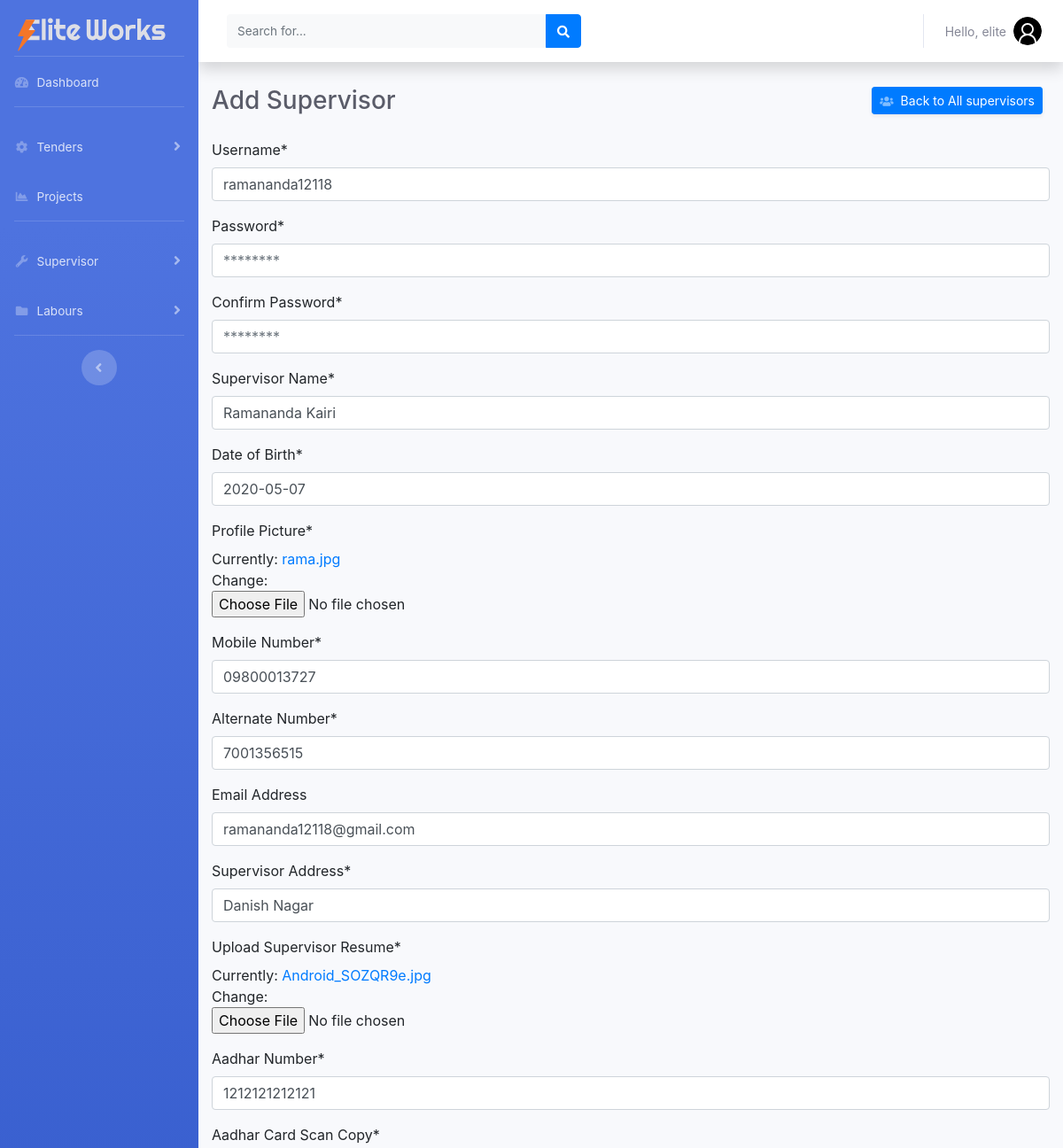
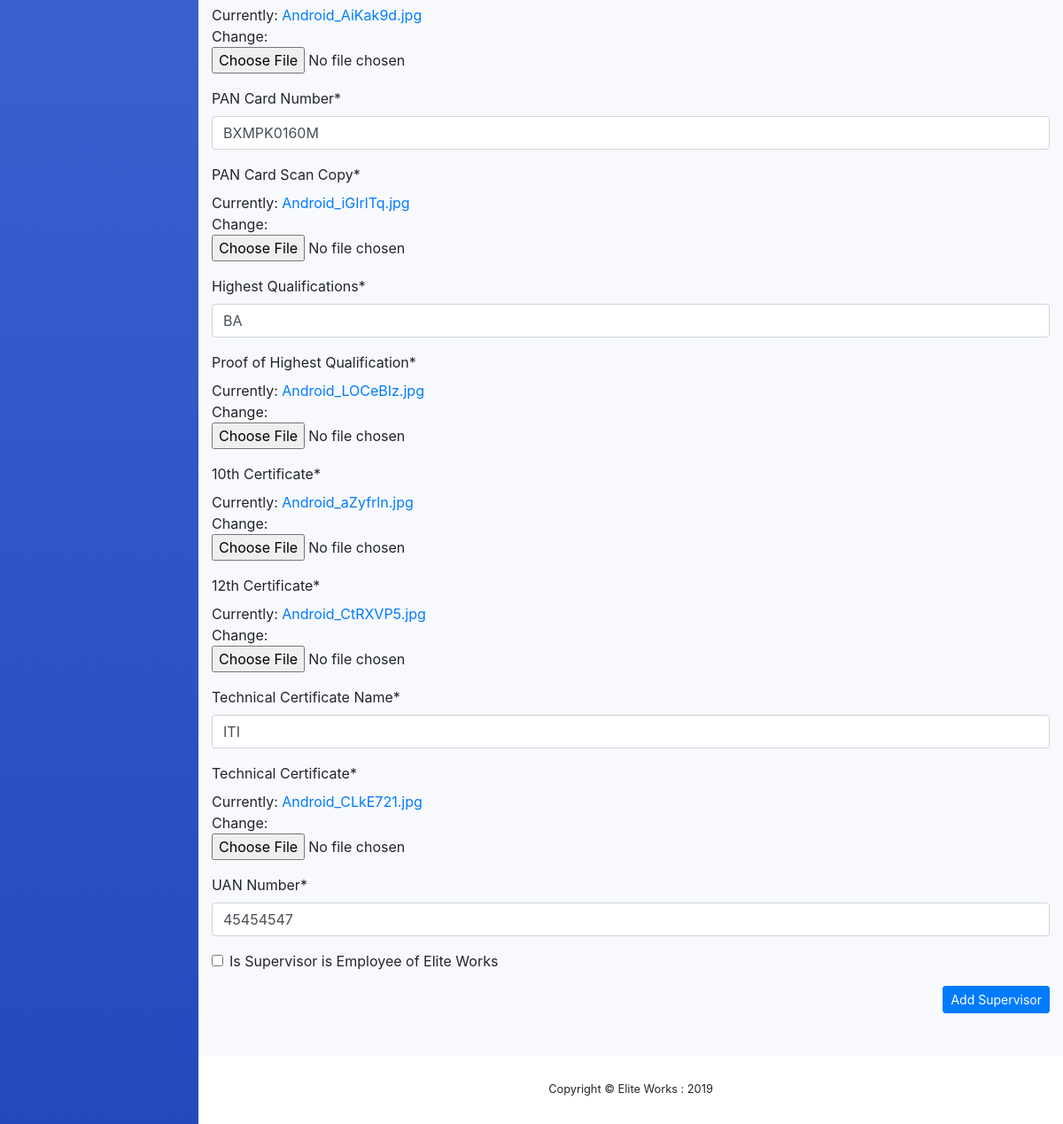
The app's page /edit_supervisor/1 (signed in) with its own data (2 pictures, top to bottom).
### manpower/models.py (models this page shows, shortened)
class SuperVisors(models.Model):
    username = models.CharField(
        'Username', max_length=50, blank=False, unique=True)
    password = models.CharField('Password', max_length=50, blank=False)
    re_password = models.CharField(
        'Confirm Password', max_length=50, blank=False)
    name = models.CharField('Supervisor Name', max_length=250, blank=False)
    dateofbirth = models.DateField('Date of Birth', default=timezone.now)
    image = models.FileField('Profile Picture', blank=False, null=False)
    mobile_number = models.CharField('Mobile Number', max_length=15)
    alter_number = models.CharField('Alternate Number', max_length=15)
    email = models.EmailField(
        'Email Address', null=True, blank=True, unique=True)
    address = models.CharField('Supervisor Address', max_length=500)
    resume = models.FileField(
        'Upload Supervisor Resume', blank=False, null=False)
    aadhar_number = models.CharField('Aadhar Number', max_length=20)
    aadhar_photo = models.FileField(
        'Aadhar Card Scan Copy', blank=False, null=False)
    pan_number = models.CharField('PAN Card Number', max_length=20)
    pan_photo = models.FileField('PAN Card Scan Copy', blank=False, null=False)
    highest_qual = models.CharField('Highest Qualifications', max_length=200)
    highest_qual_photo = models.FileField(
        'Proof of Highest Qualification', blank=False)
    ten_certi = models.FileField('10th Certificate', blank=False)
    twelve_certi = models.FileField('12th Certificate', blank=False)
    tech_certificate_name = models.CharField(
        'Technical Certificate Name', max_length=300)
    tech_certi = models.FileField('Technical Certificate', blank=False)
    UAN_number = models.CharField('UAN Number', max_length=200)
    is_employee = models.BooleanField(
        'Is Supervisor is Employee of Elite Works')
    class Meta:
        verbose_name = 'Supervisors List'
        verbose_name_plural = 'Supervisors List'

### manpower/views.py (the view)
# urls.py: path('edit_supervisor/<int:id>', views.edit_supervisor, name='edit_supervisor'),
@login_required
def edit_supervisor(request, id):
    editSupervisor = SuperVisors.objects.get(id=id)
    form = SupervisorForm(instance=editSupervisor)
    if request.method == 'POST':
        form = SupervisorForm(request.POST, request.FILES,
                              instance=editSupervisor)
        if form.is_valid():
            form.save()
            return redirect('/supervisors/')
    else:
        form = SupervisorForm(instance=editSupervisor)
    context = {'form': form}
    return render(request, 'manpower/create_supervisor.html', context)

### manpower/forms.py
class SupervisorForm(forms.ModelForm):
    class Meta:
        model = SuperVisors
        fields = '__all__'
        widgets = {
            'password': forms.PasswordInput(attrs={'placeholder': '********', 'autocomplete': 'off', 'data-toggle': 'password'}),
            're_password': forms.PasswordInput(attrs={'placeholder': '********', 'autocomplete': 'off', 'data-toggle': 'password'}),
            'dateofbirth': DatePickerInput(format='%Y-%m-%d')
        }

### manpower/templates/manpower/create_supervisor.html (shortened to what this page needs)
{% extends "manpower/base.html" %}
{% load crispy_forms_tags %}
{% block content %}
{% load bootstrap4 %}
{% bootstrap_css %}
<div class="container">
    <div class="d-sm-flex align-items-center justify-content-between mb-4">
        <h1 class="h3 mb-0 text-gray-800">Add Supervisor</h1>
        <a href="{% url 'supervisors' %}"
            class="d-xs-block my-1 mr-2 px-2 d-sm-inline-block btn btn-sm btn-primary shadow-sm"><i
                class="fas fa-users fa-sm text-white-50 pr-2"></i>Back to All supervisors</a>
    </div>
    <form method='POST' enctype=multipart/form-data autocomplete="off">
        {{form|crispy}}
        <div class=" text-right">
            <button type="submit" class="d-none d-md-inline-block btn btn-sm btn-primary shadow-md">Add
                Supervisor</button>
        </div>
    </form>
</div>
{% endblock content %}

### manpower/templates/manpower/base.html (shortened to what this page needs)
{% load static %}
{% url 'dashboard' as dashboard %}
{% url 'tender' as tender %}
{% url 'suprervisor' as suprervisor %}
{% url 'labour' as labour %}
<!DOCTYPE html>
<html lang="en">
<head>
    <link href="{% static 'vendor/fontawesome-free/css/all.min.css' %}" rel="stylesheet" type="text/css">
    <link rel="stylesheet"
        href="https://cdn.jsdelivr.net/npm/bootstrap-select@1.13.14/dist/css/bootstrap-select.min.css">
    <link href="{% static 'css/sb-admin-2.min.css' %}" rel="stylesheet">
    <link href="{% static 'css/main.css' %}" rel="stylesheet">
    <link href="{% static 'vendor/datatables/dataTables.bootstrap4.min.css' %}" rel="stylesheet">
</head>
<body id="page-top">
    <div id="wrapper">
        <ul class="navbar-nav bg-gradient-primary sidebar sidebar-dark accordion" id="accordionSidebar">
            <div class="logo">
                <a class="navbar-brand" href="{% url 'dashboard' %}">
                    <img src="{% static 'img/elite_works_logo.svg' %}" alt="Elite Works Logo">
                </a>
            </div>
            <hr class="sidebar-divider my-0">
            <li class="nav-item {% if request.path == dashboard %} active {%endif%}">
                <a class="nav-link" href="{% url 'dashboard' %}">
                    <i class="fas fa-fw fa-tachometer-alt"></i>
                    <span>Dashboard</span></a>
            </li>
            <hr class="sidebar-divider">
            <li class="nav-item {% if request.path == tender %} active {%endif%}">
                <a class="nav-link collapsed" href="{% url 'tenders'  %}" data-toggle="collapse"
                    data-target="#collapseTwo" aria-expanded="true" aria-controls="collapseTwo">
                    <i class="fas fa-fw fa-cog"></i>
                    <span>Tenders</span>
                </a>
            </li>
            <li class="nav-item {% if request.path == project %} active {%endif%}">
                <a class="nav-link" href="{% url 'projects' %}">
                    <i class="fas fa-fw fa-chart-area"></i>
                    <span>Projects</span></a>
            </li>
            <hr class="sidebar-divider">
            <li class="nav-item {% if request.path == project %} active {%endif%}">
                <a class="nav-link collapsed" href="#" data-toggle="collapse" data-target="#collapseUtilities"
                    aria-expanded="true" aria-controls="collapseUtilities">
                    <i class="fas fa-fw fa-wrench"></i>
                    <span>Supervisor</span>
                </a>
            </li>
            <li class="nav-item {% if request.path == project %} active {%endif%}">
                <a class="nav-link collapsed" href="#" data-toggle="collapse" data-target="#collapsePages"
                    aria-expanded="true" aria-controls="collapsePages">
                    <i class="fas fa-fw fa-folder"></i>
                    <span>Labours</span>
                </a>
            </li>
            <hr class="sidebar-divider d-none d-md-block">
            <div class="text-center d-none d-md-inline">
                <button class="rounded-circle border-0" id="sidebarToggle"></button>
            </div>
        </ul>
        <div id="content-wrapper" class="d-flex flex-column">
            <div id="content">
                <nav class="navbar navbar-expand navbar-light bg-white topbar mb-4 static-top shadow">
                    <form
                        class="d-none d-sm-inline-block form-inline mr-auto ml-md-3 my-2 my-md-0 mw-100 navbar-search">
                        <div class="input-group">
                            <input type="text" class="form-control bg-light border-0 small" placeholder="Search for..."
                                aria-label="Search" aria-describedby="basic-addon2">
                            <div class="input-group-append">
                                <button class="btn btn-primary" type="button">
                                    <i class="fas fa-search fa-sm"></i>
                                </button>
                            </div>
                        </div>
                    </form>
                    <ul class="navbar-nav ml-auto">
                        <li class="nav-item dropdown no-arrow">
                            <a class="nav-link dropdown-toggle" href="#" id="userDropdown" role="button"
                                data-toggle="dropdown" aria-haspopup="true" aria-expanded="false">
                                <span class="mr-2 d-none d-lg-inline text-gray-600 small">Hello, {{request.user}}</span>
                                <img class="img-profile rounded-circle" src="{% static 'img/user_logo.svg' %}">
                            </a>
                        </li>
                    </ul>
                </nav>
                {% block content %}
                {% endblock content %}
            </div>
            <footer class="sticky-footer bg-white">
                <div class="container my-auto">
                    <div class="copyright text-center my-auto">
                        <span>Copyright &copy; Elite Works : 2019</span>
                    </div>
                </div>
            </footer>
        </div>
    </div>
</body>
</html>

### static/css/main.css (style rules this page uses)
.logo img { vertical-align: middle; border-style: none; width: 90%; padding-left: 20px; padding-top: 15px; }

### records on screen
SuperVisors: username "ramananda12118", name "Ramananda Kairi", dateofbirth "2020-05-07", mobile_number "09800013727", alter_number "7001356515", email "ramananda12118@gmail.com", address "Danish Nagar", aadhar_number "1212121212121", pan_number "BXMPK0160M", highest_qual "BA", tech_certificate_name "ITI", UAN_number "45454547"

### other values on screen
{{ request.user }} "elite"
